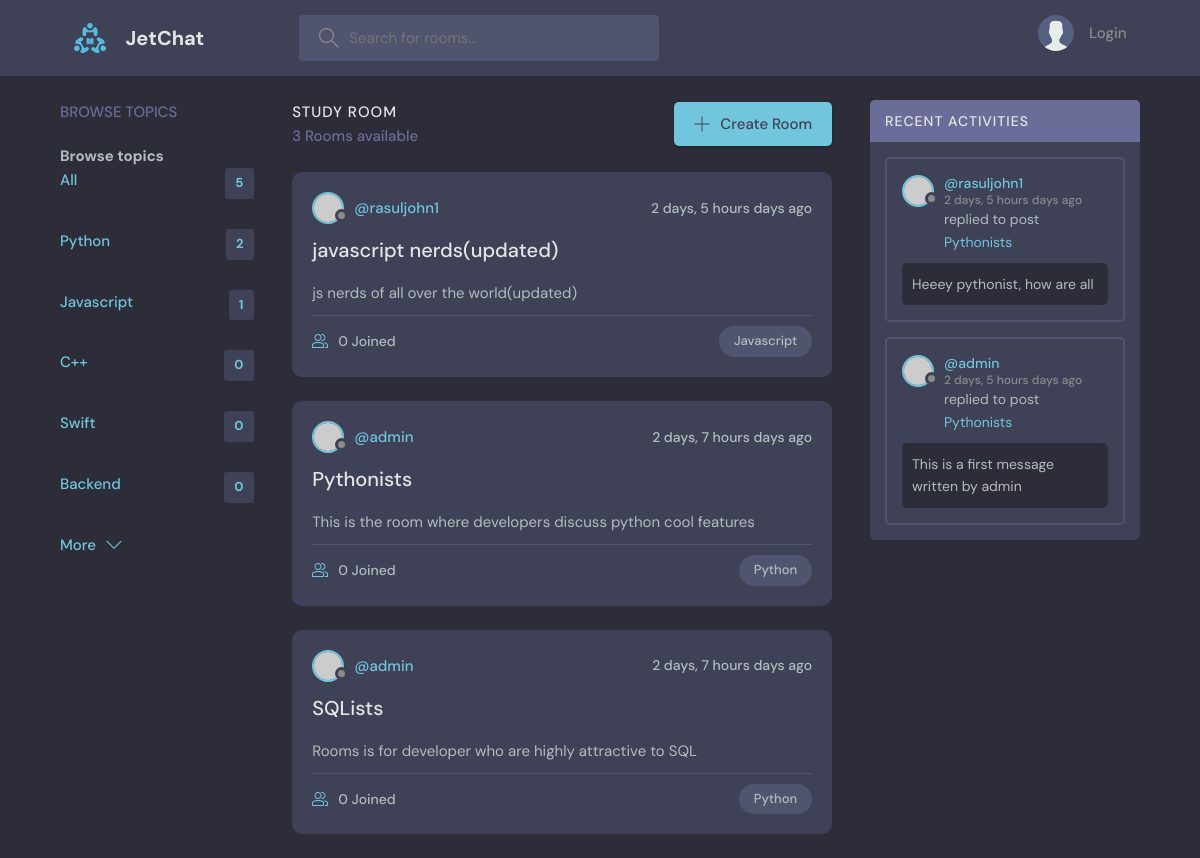
The app's page /, older data.
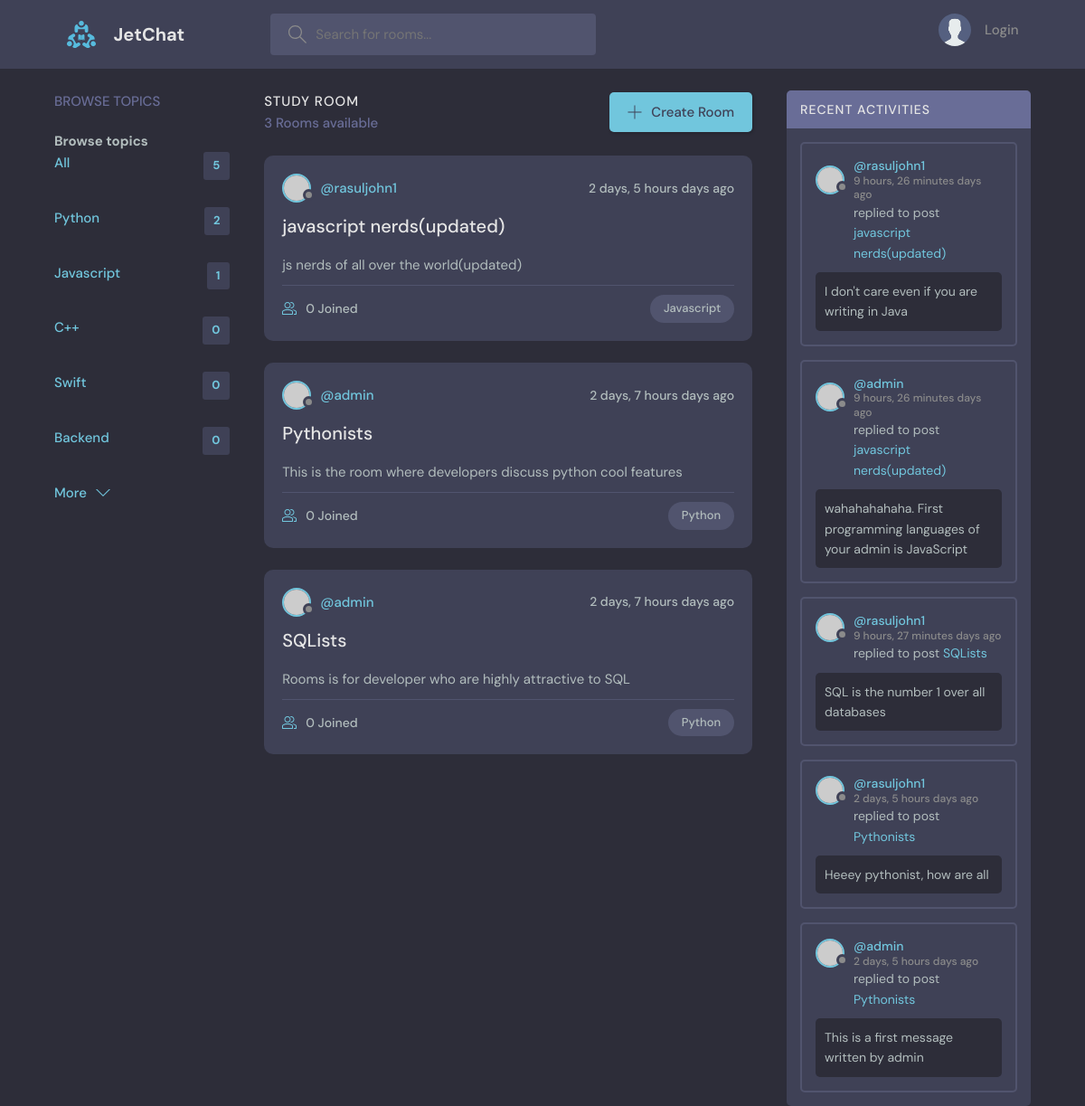
The same page, newer data.
### base/models.py (models this page shows, shortened)
class Topic(models.Model):
    name = models.CharField(max_length=200)

class Room(models.Model):
    host = models.ForeignKey(User, on_delete=models.SET_NULL, null=True)
    topic = models.ForeignKey(Topic, on_delete=models.SET_NULL, null=True)
    name = models.CharField(max_length=200)
    description = models.TextField(null=True, blank=True)
    participants = models.ManyToManyField(User, related_name='participants', blank=True)
    updated = models.DateTimeField(auto_now=True)
    created = models.DateTimeField(auto_now_add=True)
    class Meta:
        ordering = ['-updated', '-created']
    def __str__(self):
        return self.name

class Message(models.Model):
    user = models.ForeignKey(User, on_delete=models.CASCADE)
    room = models.ForeignKey(Room, on_delete=models.CASCADE)
    body = models.TextField()
    updated = models.DateTimeField(auto_now=True)
    created = models.DateTimeField(auto_now_add=True)
    class Meta:
        ordering = ['-updated', '-created']

### base/views.py (the view)
# urls.py: path('', views.home, name='home'),
def home(request):
    q = request.GET.get('q') if request.GET.get('q') != None else ''
    rooms = Room.objects.filter(
        Q(topic__name__icontains=q) |
        Q(name__icontains=q) |
        Q(description__icontains=q)
    )
    topics = Topic.objects.all()[:5]
    rooms_count = rooms.count()
    room_messages = Message.objects.filter(Q(room__topic__name__icontains=q))
    context = {'rooms': rooms, 'topics': topics, 'rooms_count': rooms_count, 'room_messages': room_messages}
    return render(request, 'base/home.html', context)

### base/templates/base/home.html (shortened to what this page needs)
{% extends 'main.html' %} {% block content %}
<main class="layout layout--3">
  <div class="container">
    {% include 'base/topics_component.html' %}
    <div class="roomList">
      <div class="roomList__header">
        <div>
          <h2>Study Room</h2>
          <p>{{ rooms_count }} Rooms available</p>
        </div>
        <a class="btn btn--main" href="{% url 'create-room' %}">
          <svg
            version="1.1"
            xmlns="http://www.w3.org/2000/svg"
            width="32"
            height="32"
            viewBox="0 0 32 32"
          >
            <title>add</title>
            <path
              d="M16.943 0.943h-1.885v14.115h-14.115v1.885h14.115v14.115h1.885v-14.115h14.115v-1.885h-14.115v-14.115z"
            ></path>
          </svg>
          Create Room
        </a>
      </div>
      {% include 'base/feed_component.html' %}
    </div>
    <div class="activities">
      <div class="activities__header">
        <h2>Recent Activities</h2>
      </div>
      {% include 'base/activity_component.html' %}
    </div>
  </div>
</main>
{% endblock content %}

### base/templates/base/topics_component.html
<div class="topics">
    <div class="topics__header">
      <h2>Browse Topics</h2>
    </div>
    <ul class="topics__list">
    <h3>Browse topics</h3>
      <li>
        <a href="{% url 'topics' %}" class="active">All<span>{{ topics.count }}</span></a>
      </li>
      {% for topic in topics %}
        <li>
          <a href="{% url 'home' %}?q={{ topic.name }}" class="active">{{ topic.name }} <span>{{ topic.room_set.all.count }}</span></a>
        </li>
      {% endfor %}
      </ul>
    <a class="btn btn--link" href="{% url 'topics' %}">
      More
      <svg version="1.1" xmlns="http://www.w3.org/2000/svg" width="32" height="32" viewBox="0 0 32 32">
        <title>chevron-down</title>
        <path d="M16 21l-13-13h-3l16 16 16-16h-3l-13 13z"></path>
      </svg>
    </a>
</div>

### base/templates/base/feed_component.html (shortened to what this page needs)
{% for room in rooms %}
<div class="roomListRoom">
        <div class="roomListRoom__header">
          <a href="{% url 'user-profile' room.host.id %}" class="roomListRoom__author">
            <div class="avatar avatar--small">
              <img src="https://randomuser.me/api/portraits/women/11.jpg" />
            </div>
            <span>@{{ room.host.username }}</span>
          </a>
          <div class="roomListRoom__actions">
            <span>{{ room.created|timesince }} days ago</span>
          </div>
        </div>
        <div class="roomListRoom__content">
          <a href="{% url 'room' room.id %}">{{ room.name }}</a>
          <p>
            {{ room.description }}
          </p>
        </div>
        <div class="roomListRoom__meta">
          <a href="{% url 'room' room.id %}" class="roomListRoom__joined">
            {{ room.participants.all.count }} Joined
          </a>
          <p class="roomListRoom__topic">{{ room.topic.name }}</p>
        </div>
      </div>
{% endfor %}

### base/templates/base/activity_component.html (shortened to what this page needs)
{% for message in room_messages %}
<div class="activities__box">
        <div class="activities__boxHeader roomListRoom__header">
          <a href="{% url 'user-profile' message.user.id %}" class="roomListRoom__author">
            <div class="avatar avatar--small">
              <img src="https://randomuser.me/api/portraits/women/11.jpg" />
            </div>
            <p>
              @{{ message.user }}
              <span>{{ message.created|timesince }} days ago</span>
            </p>
          </a>
        </div>
        <div class="activities__boxContent">
          <p>
            replied to post <a href="{% url 'room' message.room.id %}">{{ message.room }}</a
            >
          </p>
          <div class="activities__boxRoomContent">
            {{ message.body }}
          </div>
        </div>
      </div>
{% endfor %}

Row changes from the older to the newer data that the page shows:
added Message: user "rasuljohn1", created "9 hours, 26 minutes", room "javascript nerds(updated)", body "I don't care even if you are writing in Java"
added Message: user "admin", created "9 hours, 26 minutes", room "javascript nerds(updated)", body "wahahahahaha. First programming languages of your admin is JavaScript"
added Message: user "rasuljohn1", created "9 hours, 27 minutes", room "SQLists", body "SQL is the number 1 over all databases"
